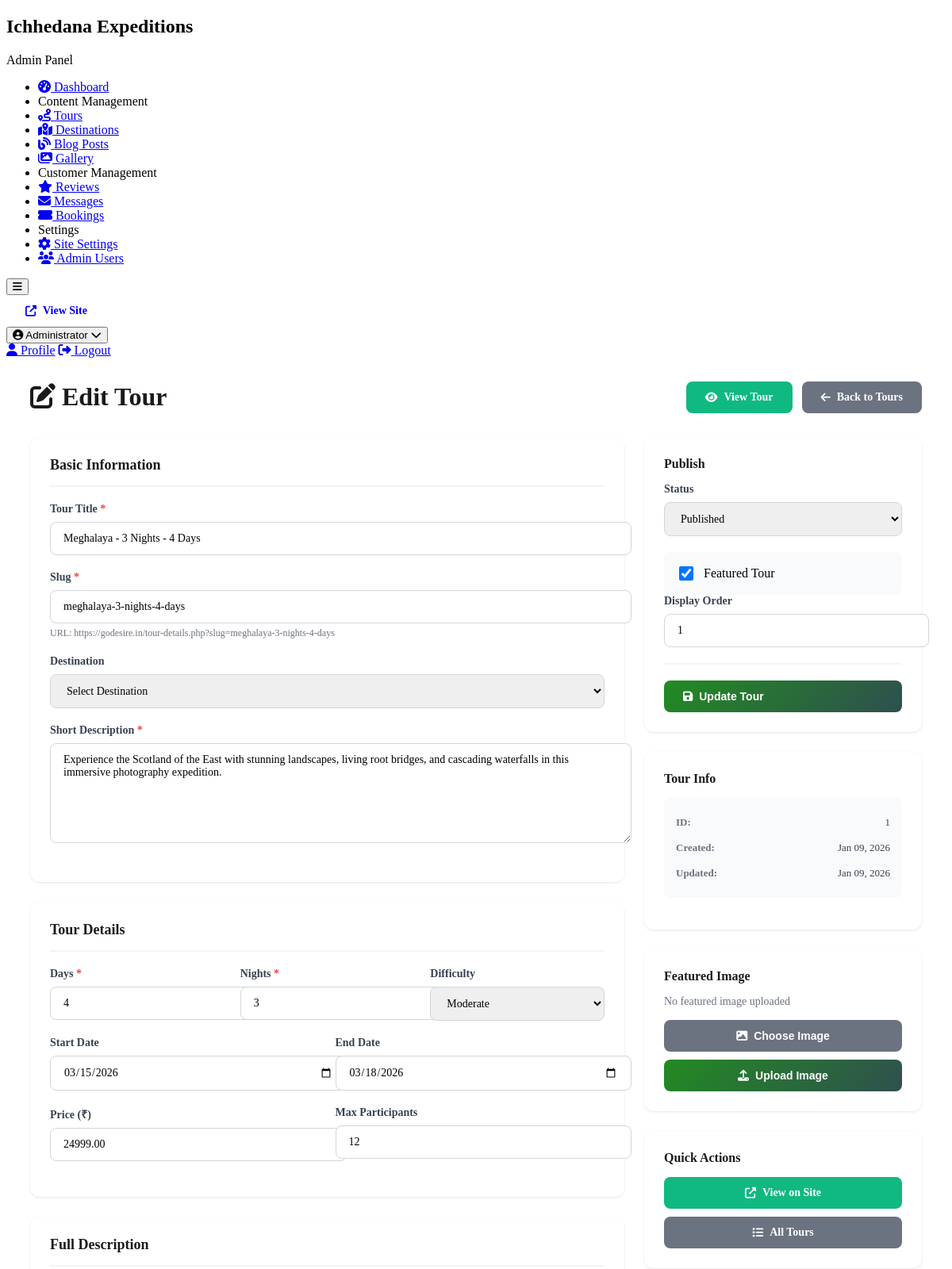
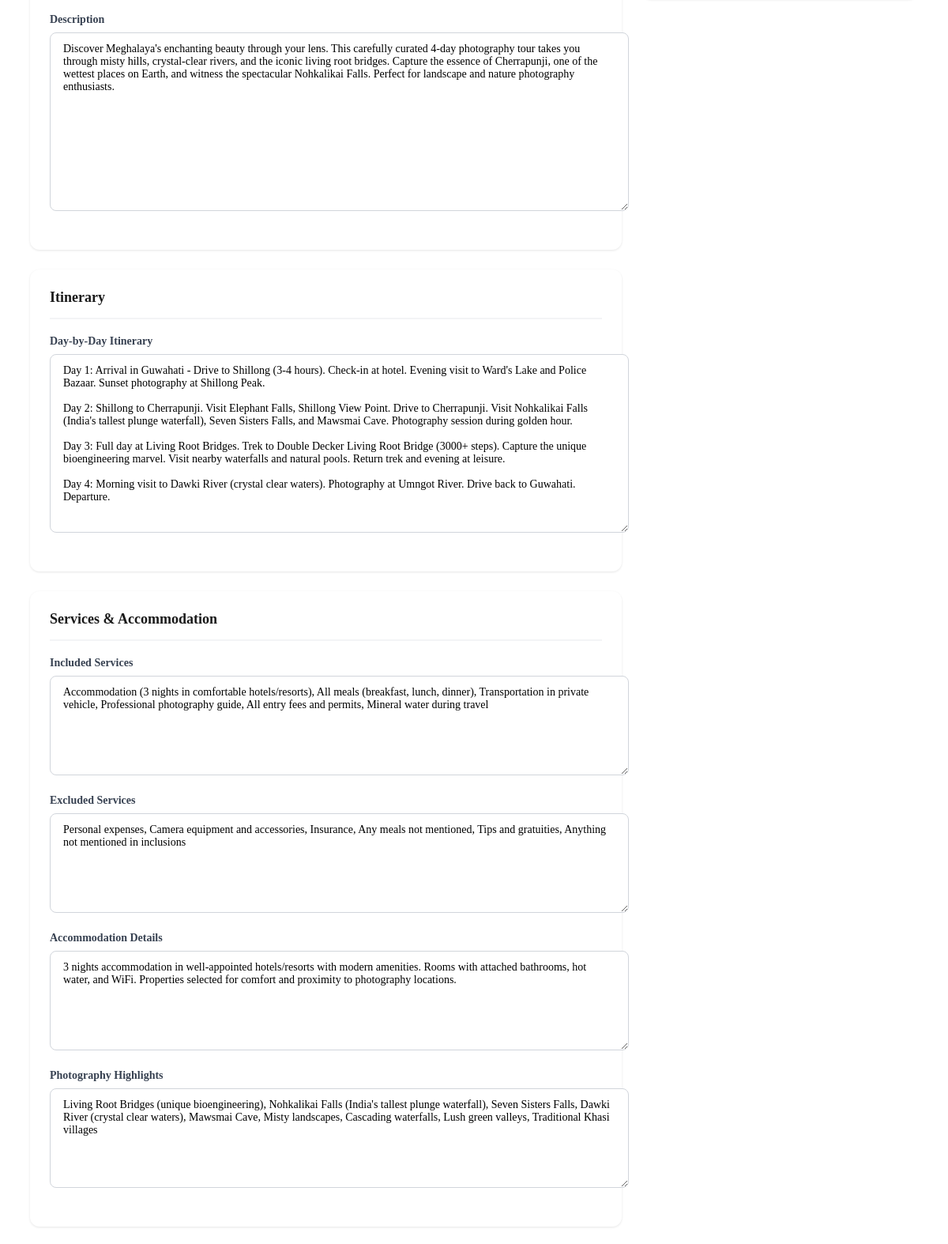
Screenshot of /admin/edit-tour.php?id=1 (signed in, upper part) with the database file from the repository (2 pictures, top to bottom).
### tables this page shows
CREATE TABLE IF NOT EXISTS tours (
    id INT AUTO_INCREMENT PRIMARY KEY,
    title VARCHAR(255) NOT NULL,
    slug VARCHAR(300) UNIQUE NOT NULL,
    destination_id INT,
    short_description TEXT,
    full_description TEXT,
    itinerary TEXT,
    duration_days INT NOT NULL,
    duration_nights INT NOT NULL,
    start_date DATE,
    end_date DATE,
    price DECIMAL(10, 2),
    max_participants INT DEFAULT 10,
    difficulty_level ENUM('easy', 'moderate', 'challenging') DEFAULT 'moderate',
    included_services TEXT,
    excluded_services TEXT,
    accommodation_details TEXT,
    photography_highlights TEXT,
    featured_image VARCHAR(255),
    gallery_images TEXT,
    meta_title VARCHAR(255),
    meta_description TEXT,
    meta_keywords VARCHAR(255),
    status ENUM('published', 'draft', 'archived') DEFAULT 'draft',
    featured BOOLEAN DEFAULT FALSE,
    display_order INT DEFAULT 0,
    created_at TIMESTAMP DEFAULT CURRENT_TIMESTAMP,
    updated_at TIMESTAMP DEFAULT CURRENT_TIMESTAMP ON UPDATE CURRENT_TIMESTAMP,
    FOREIGN KEY (destination_id) REFERENCES destinations(id) ON DELETE SET NULL
);

### admin/edit-tour.php (the view, shortened to what this page needs)
<?php
require_once __DIR__ . '/includes/admin-header.php';
$db = Database::getInstance()->getConnection();
$tourId = isset($_GET['id']) ? (int)$_GET['id'] : 0;
$stmt = $db->prepare("SELECT * FROM tours WHERE id = ?");
$stmt->execute([$tourId]);
$tour = $stmt->fetch();
?>
<div class="admin-content">
    <div class="form-header">
        <h1><i class="fas fa-edit"></i> Edit Tour</h1>
        <div class="header-actions">
            <?php if ($tour['status'] == 'published' && $tour['slug']): ?>
            <a href="<?php echo SITE_URL; ?>/tour-details.php?slug=<?php echo $tour['slug']; ?>"
               class="btn btn-success" target="_blank">
                <i class="fas fa-eye"></i> View Tour
            </a>
            <?php endif; ?>
            <a href="tours.php" class="btn btn-secondary">
                <i class="fas fa-arrow-left"></i> Back to Tours
            </a>
        </div>
    </div>
    <form method="POST" action="" enctype="multipart/form-data">
        <div class="form-layout">
            <div class="form-main">
                <div class="form-card">
                    <h2>Basic Information</h2>
                    <div class="form-group">
                        <label>Tour Title <span class="required">*</span></label>
                        <input type="text" name="title" required
                               value="<?php echo htmlspecialchars($tour['title']); ?>">
                    </div>
                    <div class="form-group">
                        <label>Slug <span class="required">*</span></label>
                        <input type="text" name="slug" required
                               value="<?php echo htmlspecialchars($tour['slug']); ?>">
                        <small>URL: <?php echo SITE_URL; ?>/tour-details.php?slug=<?php echo htmlspecialchars($tour['slug']); ?></small>
                    </div>
                    <div class="form-group">
                        <label>Destination</label>
                        <select name="destination_id">
                            <option value="">Select Destination</option>
                        </select>
                    </div>
                    <div class="form-group">
                        <label>Short Description <span class="required">*</span></label>
                        <textarea name="short_description" required><?php echo htmlspecialchars($tour['short_description']); ?></textarea>
                    </div>
                </div>
                <div class="form-card">
                    <h2>Tour Details</h2>
                    <div class="form-grid three-col">
                        <div class="form-group">
                            <label>Days <span class="required">*</span></label>
                            <input type="number" name="duration_days" required min="1"
                                   value="<?php echo $tour['duration_days']; ?>">
                        </div>
                        <div class="form-group">
                            <label>Nights <span class="required">*</span></label>
                            <input type="number" name="duration_nights" required min="0"
                                   value="<?php echo $tour['duration_nights']; ?>">
                        </div>
                        <div class="form-group">
                            <label>Difficulty</label>
                            <select name="difficulty_level">
                                <option value="moderate" <?php echo $tour['difficulty_level'] == 'moderate' ? 'selected' : ''; ?>>Moderate</option>
                            </select>
                        </div>
                    </div>
                    <div class="form-grid">
                        <div class="form-group">
                            <label>Start Date</label>
                            <input type="date" name="start_date"
                                   value="<?php echo $tour['start_date']; ?>">
                        </div>
                        <div class="form-group">
                            <label>End Date</label>
                            <input type="date" name="end_date"
                                   value="<?php echo $tour['end_date']; ?>">
                        </div>
                    </div>
                    <div class="form-grid">
                        <div class="form-group">
                            <label>Price (₹)</label>
                            <input type="number" name="price" step="0.01" min="0"
                                   value="<?php echo $tour['price']; ?>">
                        </div>
                        <div class="form-group">
                            <label>Max Participants</label>
                            <input type="number" name="max_participants" min="1"
                                   value="<?php echo $tour['max_participants']; ?>">
                        </div>
                    </div>
                </div>
                <div class="form-card">
                    <h2>Full Description</h2>
                    <div class="form-group">
                        <label>Description</label>
                        <textarea name="full_description" class="large"><?php echo htmlspecialchars($tour['full_description']); ?></textarea>
                    </div>
                </div>
                <div class="form-card">
                    <h2>Itinerary</h2>
                    <div class="form-group">
                        <label>Day-by-Day Itinerary</label>
                        <textarea name="itinerary" class="large"><?php echo htmlspecialchars($tour['itinerary']); ?></textarea>
                    </div>
                </div>
                <div class="form-card">
                    <h2>Services & Accommodation</h2>
                    <div class="form-group">
                        <label>Included Services</label>
                        <textarea name="included_services"><?php echo htmlspecialchars($tour['included_services']); ?></textarea>
                    </div>
                    <div class="form-group">
                        <label>Excluded Services</label>
                        <textarea name="excluded_services"><?php echo htmlspecialchars($tour['excluded_services']); ?></textarea>
                    </div>
                    <div class="form-group">
                        <label>Accommodation Details</label>
                        <textarea name="accommodation_details"><?php echo htmlspecialchars($tour['accommodation_details']); ?></textarea>
                    </div>
                    <div class="form-group">
                        <label>Photography Highlights</label>
                        <textarea name="photography_highlights"><?php echo htmlspecialchars($tour['photography_highlights']); ?></textarea>
                    </div>
                </div>
            </div>
            <div class="form-sidebar">
                <div class="sidebar-card">
                    <h3>Publish</h3>
                    <div class="form-group">
                        <label>Status</label>
                        <select name="status">
                            <option value="published" <?php echo $tour['status'] == 'published' ? 'selected' : ''; ?>>Published</option>
                        </select>
                    </div>
                    <div class="checkbox-group">
                        <input type="checkbox" name="featured" id="featured"
                               <?php echo $tour['featured'] ? 'checked' : ''; ?>>
                        <label for="featured">Featured Tour</label>
                    </div>
                    <div class="form-group">
                        <label>Display Order</label>
                        <input type="number" name="display_order" min="0"
                               value="<?php echo $tour['display_order']; ?>">
                    </div>
                    <div class="form-actions">
                        <button type="submit" name="update_tour" class="btn btn-primary" style="flex: 1;">
                            <i class="fas fa-save"></i> Update Tour
                        </button>
                    </div>
                </div>
                <div class="sidebar-card">
                    <h3>Tour Info</h3>
                    <div class="info-box">
                        <div class="info-box-item">
                            <span class="info-box-label">ID:</span>
                            <span><?php echo $tour['id']; ?></span>
                        </div>
                        <div class="info-box-item">
                            <span class="info-box-label">Created:</span>
                            <span><?php echo date('M d, Y', strtotime($tour['created_at'])); ?></span>
                        </div>
                        <div class="info-box-item">
                            <span class="info-box-label">Updated:</span>
                            <span><?php echo date('M d, Y', strtotime($tour['updated_at'])); ?></span>
                        </div>
                    </div>
                </div>
                <div class="sidebar-card">
                    <h3>Featured Image</h3>
                    <?php if ($tour['featured_image']): ?>
                    <div class="current-image" style="margin-bottom: 15px;">
                        <img src="<?php echo UPLOAD_URL . '/tours/' . $tour['featured_image']; ?>"
                             alt="Featured Image"
                             style="width: 100%; height: auto; border-radius: 8px; margin-bottom: 10px;">
                        <form method="POST" style="margin: 0;" onsubmit="return confirm('Are you sure you want to delete this image?');">
                            <button type="submit" name="delete_image" class="btn btn-secondary btn-sm"
                                    style="width: 100%; justify-content: center;">
                                <i class="fas fa-trash"></i> Delete Image
                            </button>
                        </form>
                    </div>
                    <?php else: ?>
                    <p style="color: #6b7280; font-size: 14px; margin-bottom: 15px;">No featured image uploaded</p>
                    <?php endif; ?>
                    <form method="POST" enctype="multipart/form-data" style="margin: 0;">
                        <div class="form-group" style="margin-bottom: 10px;">
                            <button type="button" class="btn btn-secondary btn-sm"
                                    onclick="document.getElementById('featuredImageInput').click();"
                                    style="width: 100%; justify-content: center;">
                                <i class="fas fa-image"></i> Choose Image
                            </button>
                        </div>
                        <button type="submit" name="upload_image" id="uploadImageBtn"
                                class="btn btn-primary btn-sm" disabled
                                style="width: 100%; justify-content: center;">
                            <i class="fas fa-upload"></i> Upload Image
                        </button>
                    </form>
                </div>
                <div class="sidebar-card">
                    <h3>Quick Actions</h3>
                    <div style="display: flex; flex-direction: column; gap: 10px;">
                        <?php if ($tour['status'] == 'published' && $tour['slug']): ?>
                        <a href="<?php echo SITE_URL; ?>/tour-details.php?slug=<?php echo $tour['slug']; ?>"
                           class="btn btn-success btn-sm" target="_blank" style="justify-content: center;">
                            <i class="fas fa-external-link-alt"></i> View on Site
                        </a>
                        <?php endif; ?>
                        <a href="tours.php" class="btn btn-secondary btn-sm" style="justify-content: center;">
                            <i class="fas fa-list"></i> All Tours
                        </a>
                    </div>
                </div>
            </div>
        </div>
    </form>
</div>
<?php require_once __DIR__ . '/includes/admin-footer.php'; ?>

### admin/edit-tour.php (style rules this page uses)
.admin-content { padding: 30px; max-width: 1400px; margin: 0 auto; }
.form-header { display: flex; justify-content: space-between; align-items: center; margin-bottom: 30px; }
.form-header h1 { font-size: 32px; font-weight: 700; color: #1a1a1a; margin: 0; }
.header-actions { display: flex; gap: 12px; }
.btn { display: inline-flex; align-items: center; gap: 8px; padding: 12px 24px; border-radius: 8px; font-size: 14px; font-weight: 600; cursor: pointer; transition: all 0.3s ease; border: none; text-decoration: none; }
.btn-secondary { background: #6b7280; color: white; }
.btn-primary { background: linear-gradient(135deg, #228B22 0%, #2F4F4F 100%); color: white; }
.btn-success { background: #10b981; color: white; }
.form-layout { display: grid; grid-template-columns: 1fr 350px; gap: 25px; }
.form-main { display: flex; flex-direction: column; gap: 25px; }
.form-sidebar { display: flex; flex-direction: column; gap: 0; }
.form-card { background: white; border-radius: 12px; box-shadow: 0 1px 3px rgba(0, 0, 0, 0.1); padding: 25px; }
.form-card h2 { font-size: 18px; font-weight: 600; color: #1a1a1a; margin: 0 0 20px 0; padding-bottom: 15px; border-bottom: 2px solid #f3f4f6; }
.form-group { margin-bottom: 20px; }
.form-group label { display: block; font-size: 14px; font-weight: 600; color: #374151; margin-bottom: 8px; }
.form-group label .required { color: #ef4444; }
.form-group input[type="text"], .form-group input[type="number"], .form-group input[type="date"], .form-group select, .form-group textarea { width: 100%; padding: 12px 16px; border: 1px solid #d1d5db; border-radius: 8px; font-size: 14px; font-family: inherit; transition: border-color 0.3s ease; }
.form-group textarea { resize: vertical; min-height: 100px; }
.form-group textarea.large { min-height: 200px; }
.form-group small { display: block; margin-top: 5px; font-size: 12px; color: #6b7280; }
.form-grid { display: grid; grid-template-columns: repeat(2, 1fr); gap: 20px; }
.form-grid.three-col { grid-template-columns: repeat(3, 1fr); }
.checkbox-group { display: flex; align-items: center; gap: 10px; padding: 15px; background: #f9fafb; border-radius: 8px; }
.checkbox-group input[type="checkbox"] { width: 18px; height: 18px; cursor: pointer; }
.checkbox-group label { margin: 0 !important; cursor: pointer; }
.form-actions { display: flex; gap: 12px; padding-top: 20px; border-top: 2px solid #f3f4f6; }
.sidebar-card { background: white; border-radius: 12px; box-shadow: 0 1px 3px rgba(0, 0, 0, 0.1); padding: 25px; margin-bottom: 25px; }
.sidebar-card h3 { font-size: 16px; font-weight: 600; color: #1a1a1a; margin: 0 0 15px 0; }
.info-box { background: #f9fafb; border-radius: 8px; padding: 15px; margin-bottom: 15px; }
.info-box-item { display: flex; justify-content: space-between; padding: 8px 0; font-size: 13px; color: #374151; }
.info-box-label { font-weight: 600; color: #6b7280; }

### rows the page displays
tours: title "Meghalaya - 3 Nights - 4 Days", slug "meghalaya-3-nights-4-days", short_description "Experience the Scotland of the East with stunning landscapes, living root bridges, and cascading waterfalls in this immersive photography expedition.", duration_days "4", duration_nights "3", difficulty_level "Moderate", start_date "03/15/2026", end_date "03/18/2026", price "24999.00", max_participants "12", full_description "Discover Meghalaya's enchanting beauty through your lens. This carefully curated 4-day photography tour takes you through misty hills, crystal-clear rivers, and the iconic living root bridges. Capture the essence of Cherrapunji, one of the wettest places on Earth, and witness the spectacular Nohkalikai Falls. Perfect for landscape and nature photography enthusiasts.", itinerary "Day 1: Arrival in Guwahati - Drive to Shillong (3-4 hours). Check-in at hotel. Evening visit to Ward's Lake and Police Bazaar. Sunset photography at Shillong Peak. Day 2: Shillong to Cherrapunji. Visit Elephant Falls, Shillong View Point. Drive to Cherrapunji. Visit Nohkalikai Falls (India's tallest plunge waterfall), Seven Sisters Falls, and Mawsmai Cave. Photography session during golden hour. Day 3: Full day at Living Root Bridges. Trek to Double Decker Living Root Bridge (3000+ steps). Capture the unique bioengineering marvel. Visit nearby waterfalls and natural pools. Return trek and evening at leisure. Day 4: Morning visit to Dawki River (crystal clear waters). Photography at Umngot…", included_services "Accommodation (3 nights in comfortable hotels/resorts), All meals (breakfast, lunch, dinner), Transportation in private vehicle, Professional photography guide, All entry fees and permits, Mineral water during travel", excluded_services "Personal expenses, Camera equipment and accessories, Insurance, Any meals not mentioned, Tips and gratuities, Anything not mentioned in inclusions", accommodation_details "3 nights accommodation in well-appointed hotels/resorts with modern amenities. Rooms with attached bathrooms, hot water, and WiFi. Properties selected for comfort and proximity to photography locations.", photography_highlights "Living Root Bridges (unique bioengineering), Nohkalikai Falls (India's tallest plunge waterfall), Seven Sisters Falls, Dawki River (crystal clear waters), Mawsmai Cave, Misty landscapes, Cascading waterfalls, Lush green valleys, Traditional Khasi villages", status "Published", featured "☑", display_order "1", id "1", created_at "Jan 09, 2026", updated_at "Jan 09, 2026"

### other values shown
SITE_NAME "Ichhedana Expeditions"
$admin_user['full_name'] "Administrator"
SITE_URL "https://godesire.in"
